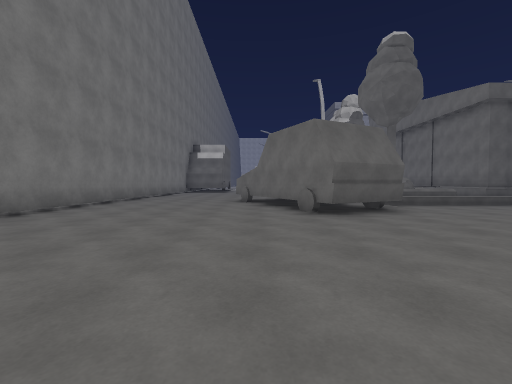
[1] (above)

24 first-person views from a walk through a Unity game level. The camera is 1.3 m above the floor, tilts 2° down and sees 90° across. The floor is counted in squares, 2 m on a side. Each view is taken from the middle of a square. On the plan, view 1 faces up. The plan holds only what a view shows up to about 9 squares ahead; the rest is blank. The place goes on beyond the plan. The player character is not drawn. Surface patterns are stand-ins for the level's own textures.

[2]
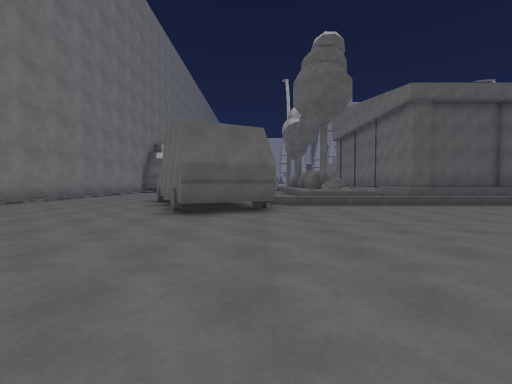

[3]
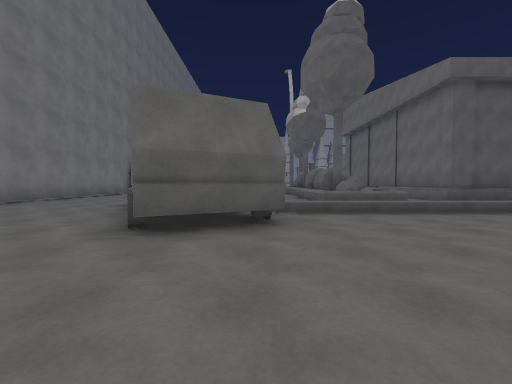

[4]
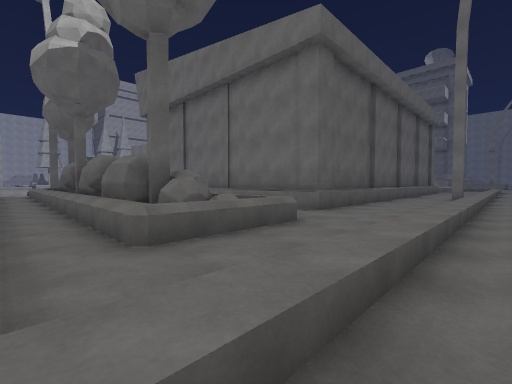

[5]
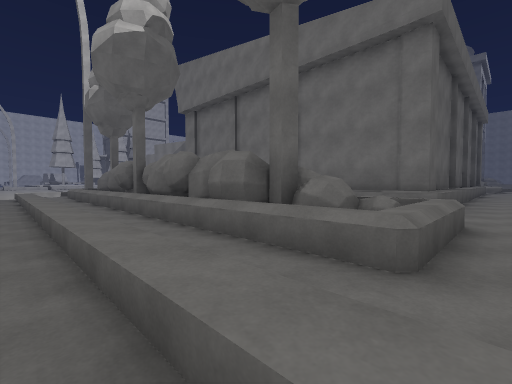

[6]
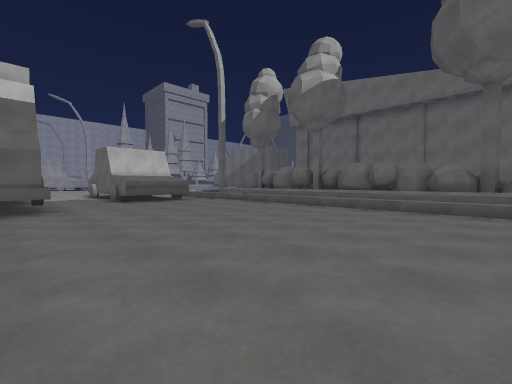

[7]
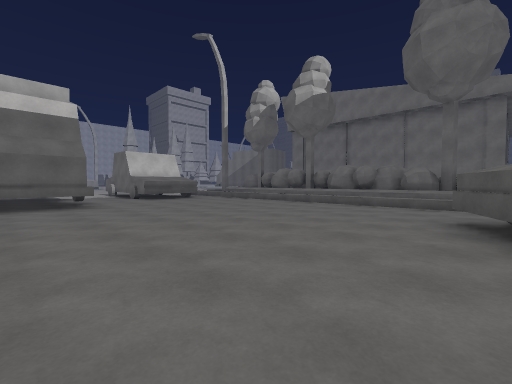

[8]
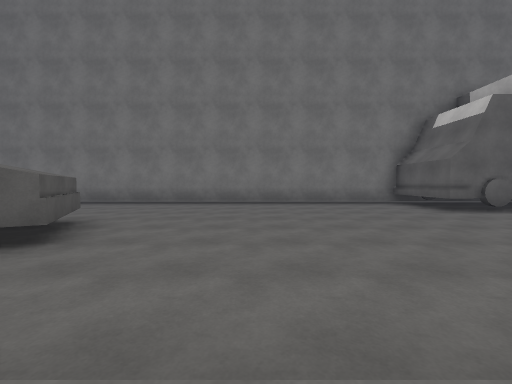

[9]
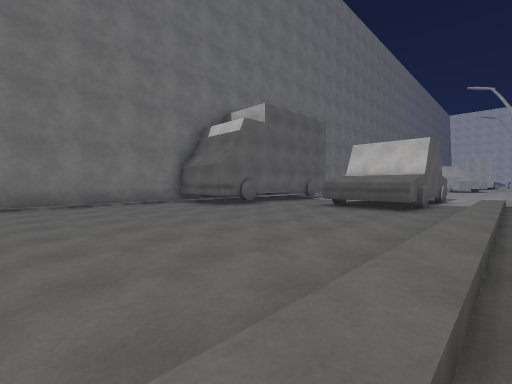

[10]
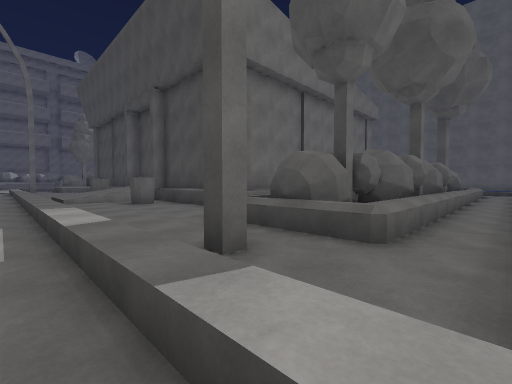

[11]
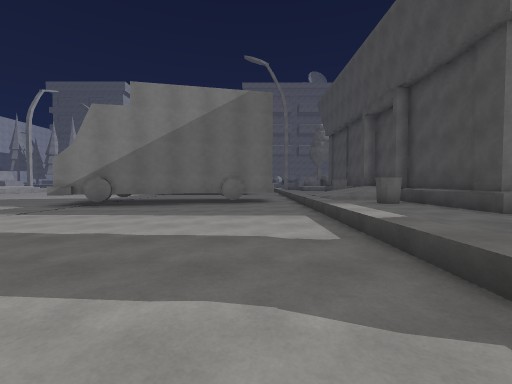

[12]
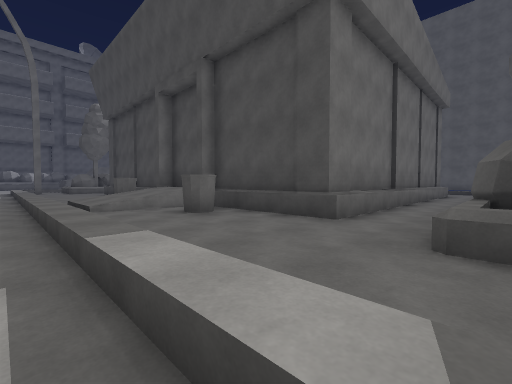

[13]
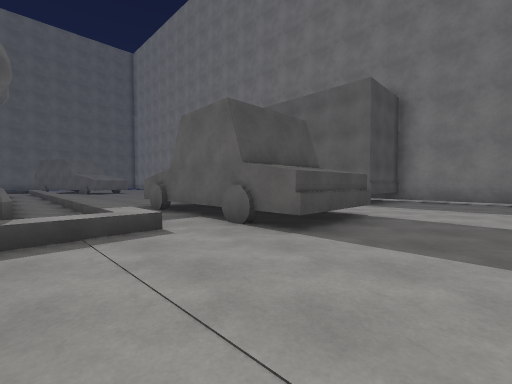

[14]
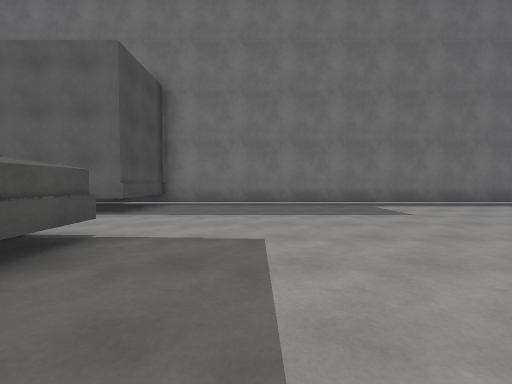

[15]
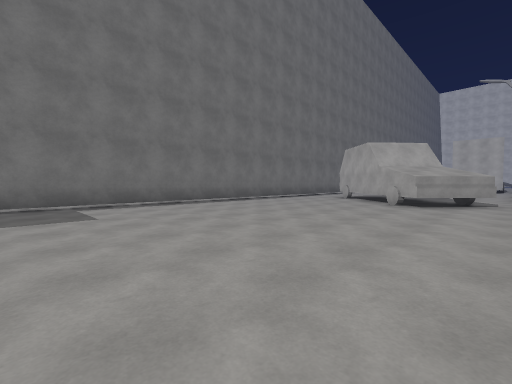

[16]
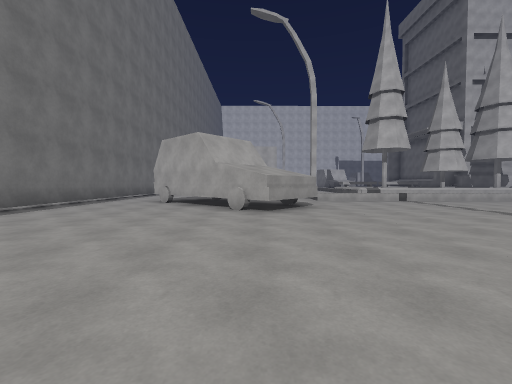

[17]
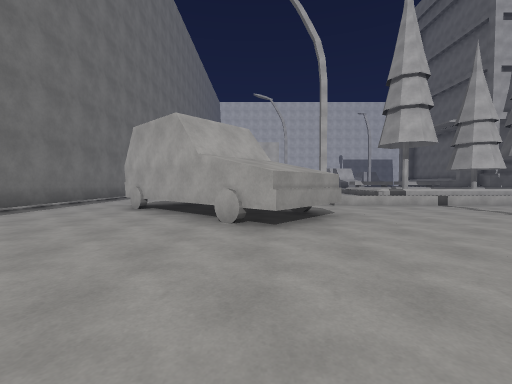

[18]
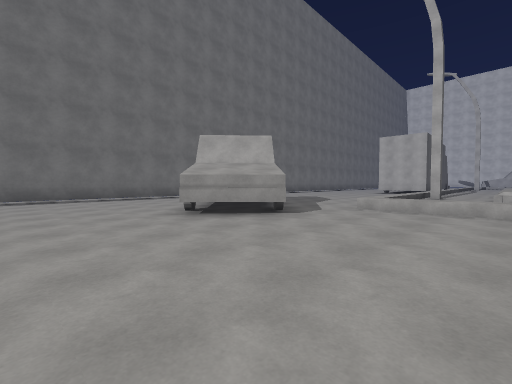

[19]
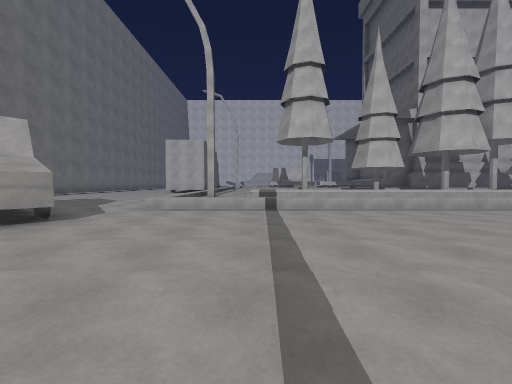

[20]
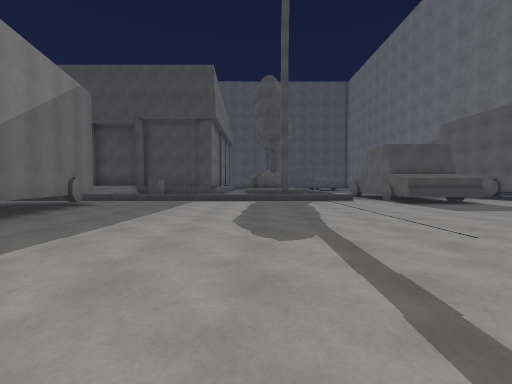

[21]
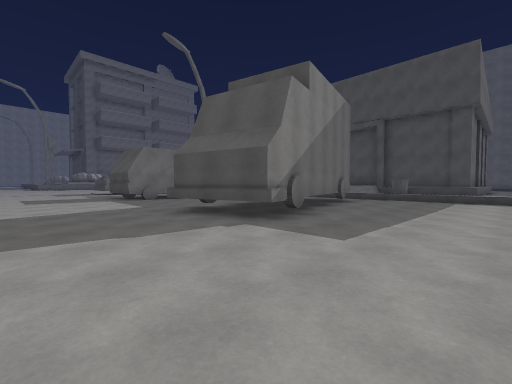

[22]
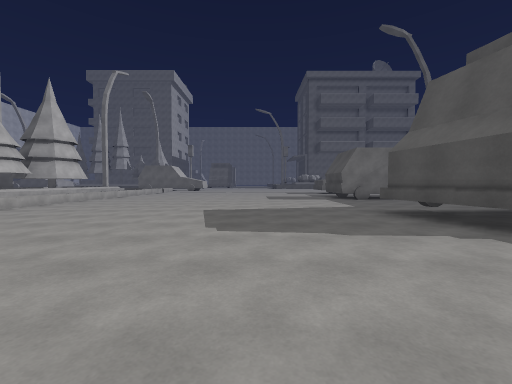

[23]
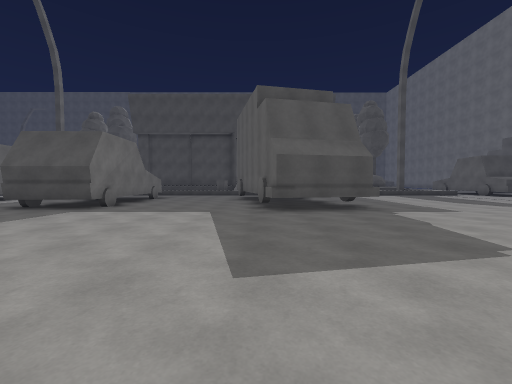

[24]
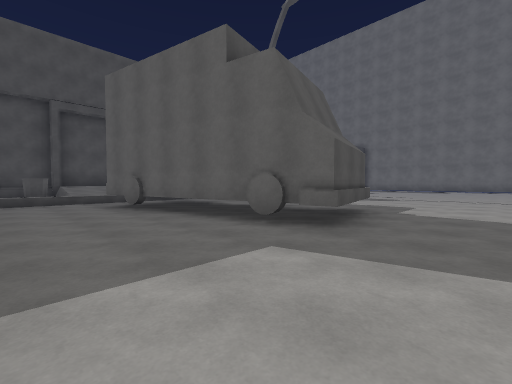

### Floor plan
Key: @ floor where view 1 was taken; # wall or solid block; . main floor; : floor 0.25 m higher than the main floor; + floor 0.75 m higher than the main floor; * floor 1 m higher than the main floor; / step, stairs or slope; = window, fence, low wall or low ledge; ^ raised ledge; T tree; H thing the floor can be seen under or through.
Columns run from 5 left of view 1 to 18 right of it. Each row starts with its distance up from view 1.
 45          #:+
 44          #:+
 43      ... = +++++++
 42 #.   ....=
 41 #... .... ::::::::
 40 #..## ............ ....
 39 #...## #...............
 38 #....###...............
 37 #.....#................
 36 #......................
 35 #............ .........
 34 #........... ...........
 33 #........ ..............
 32 #........  .............
 31 #........ .......HH.....
 30 #...............H  H...#
 29 #................H H...#
 28 #................# H....
 27 #................###...
 26 #................###...
 25 #....###..........##...
 24 ###..###................
 23 ###    #.//#////////////
 22 #  ..  #./........///
 21 #  ..###./^#^....#=//=
 20 #  ..##^./^T#.#####**#
 19 ###....../^##.#   ####
 18 ###....../^# .^
 17 #......../^# .^
 16 #......../^T .^
 15 #......../^# .^
 14 #......../^# .^
 13 #......../^# .#
 12 #......../^#^ #
 11 #......../^T^ #
 10 #....##../^^^.##^^^^^
  9 #....#  ./...........
  8 #....## .///////////#/
  7 #.....###.............
  6 #.....###......
  5 #.............
  4  ............
  3   ..........
  2    ........
  1     ......
  0      @  .

Positions as (right, up) in squares from view 1, and headings:
1: (0, 0), facing up
2: (3, 0), facing up
3: (3, 2), facing up
4: (4, 7), facing up-right
5: (3, 9), facing up-right
6: (-3, 11), facing up-right
7: (-4, 10), facing up-right
8: (4, 13), facing left
9: (4, 13), facing up-left
10: (4, 24), facing down-right
11: (4, 25), facing right
12: (7, 24), facing down-right
13: (5, 27), facing down-left
14: (3, 27), facing left
15: (3, 29), facing up-left
16: (1, 31), facing up
17: (1, 33), facing up
18: (6, 34), facing up-left
19: (6, 34), facing up
20: (7, 33), facing down
21: (8, 34), facing down-right
22: (8, 34), facing right
23: (14, 37), facing down
24: (17, 33), facing down-left
